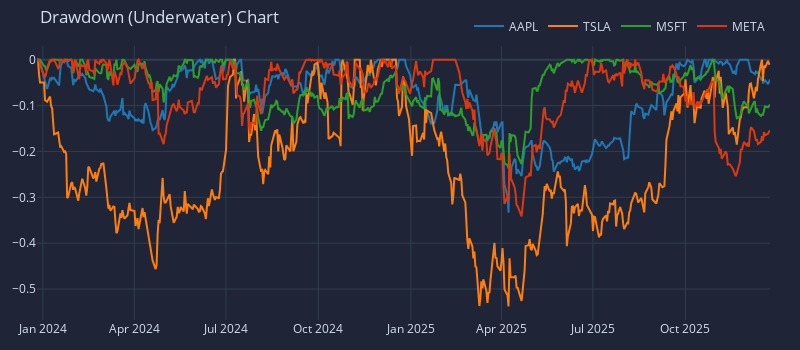

Write notebook code for a chart like this one.
### Code cell
# 5. VISUALIZE: Drawdown (Underwater) Chart for the whole portfolio
# Shows the "pain" - how far each stock fell from its peak at any given time.
# FIX: Use .vbt.plot() instead of .plot() to return a Plotly figure that supports .show()
close.vbt.drawdown().vbt.plot(title="Drawdown (Underwater) Chart").show()

### Figure 1 — Plotly figure (JSON) as saved in the notebook; plotly's stock layout.template omitted (floating-point values rounded to 4 significant figures; data arrays with more than 128 entries replaced by an {"elided": "..."} marker saying what was removed)
{"data": [{"name": "AAPL", "showlegend": true, "type": "scatter", "x": {"elided": "502 str values"}, "y": {"elided": "502 float values"}}, {"name": "TSLA", "showlegend": true, "type": "scatter", "x": {"elided": "502 str values"}, "y": {"elided": "502 float values"}}, {"name": "MSFT", "showlegend": true, "type": "scatter", "x": {"elided": "502 str values"}, "y": {"elided": "502 float values"}}, {"name": "META", "showlegend": true, "type": "scatter", "x": {"elided": "502 str values"}, "y": {"elided": "502 float values"}}], "layout": {"height": 350, "legend": {"orientation": "h", "traceorder": "normal", "x": 1, "xanchor": "right", "y": 1.02, "yanchor": "bottom"}, "margin": {"b": 30, "l": 30, "r": 30, "t": 30}, "title": {"text": "Drawdown (Underwater) Chart"}, "width": 800}}
